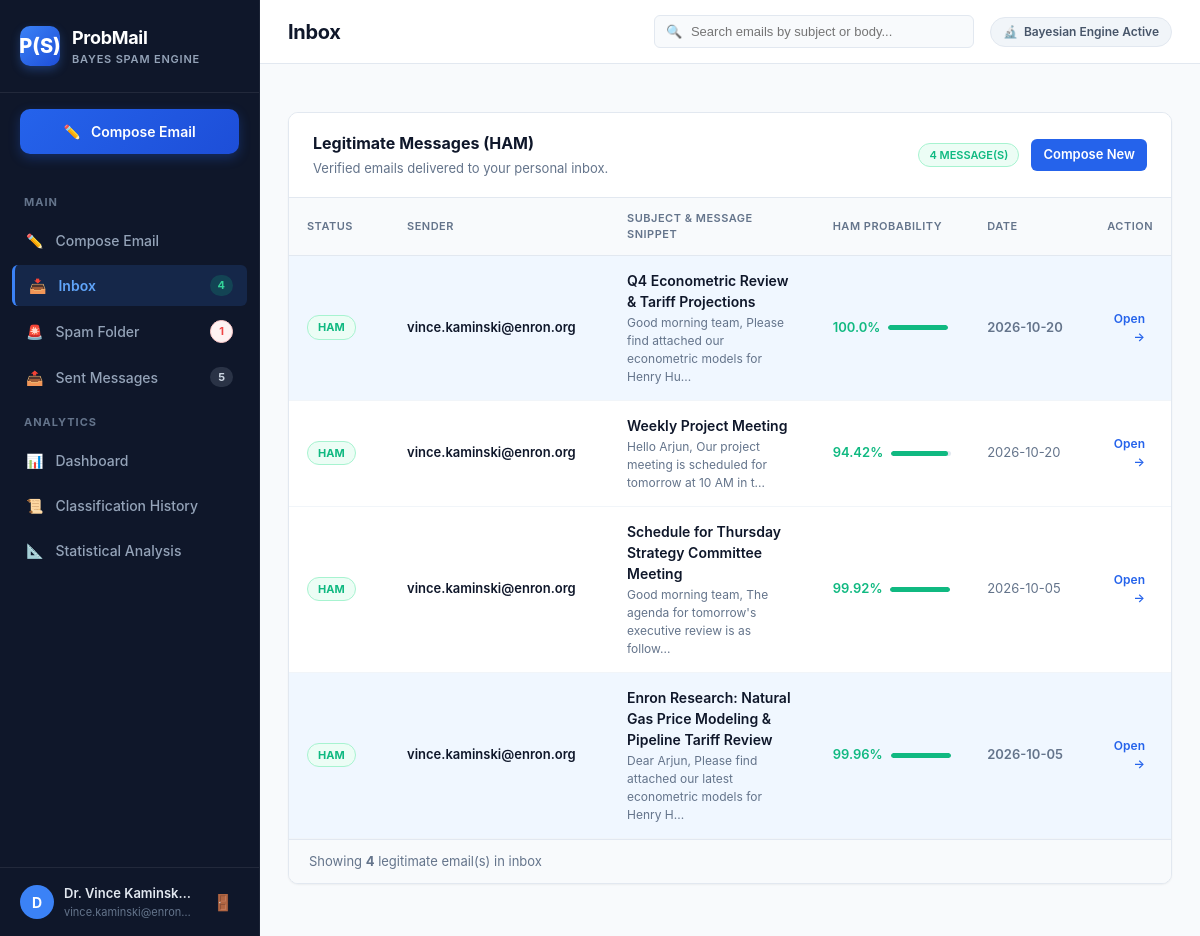
/inbox (signed in), run on the app's committed database.
### tables this page shows
CREATE TABLE users (
        id INTEGER PRIMARY KEY AUTOINCREMENT,
        name TEXT NOT NULL,
        email TEXT UNIQUE NOT NULL,
        password TEXT NOT NULL,
        created_at TIMESTAMP DEFAULT CURRENT_TIMESTAMP
    );

CREATE TABLE emails (
        id INTEGER PRIMARY KEY AUTOINCREMENT,
        sender_id INTEGER NOT NULL,
        receiver_id INTEGER NOT NULL,
        sender_email TEXT NOT NULL,
        receiver_email TEXT NOT NULL,
        subject TEXT NOT NULL,
        body TEXT NOT NULL,
        prediction TEXT NOT NULL,
        spam_probability REAL NOT NULL,
        ham_probability REAL NOT NULL,
        folder TEXT NOT NULL,
        is_read INTEGER DEFAULT 0,
        indicators_json TEXT DEFAULT '[]',
        top_words_json TEXT DEFAULT '[]',
        created_at TIMESTAMP DEFAULT CURRENT_TIMESTAMP,
        FOREIGN KEY (sender_id) REFERENCES users (id) ON DELETE CASCADE,
        FOREIGN KEY (receiver_id) REFERENCES users (id) ON DELETE CASCADE
    );

### app.py (the view)
@app.route("/inbox")
@login_required
def inbox():
    user_id = session["user_id"]
    query = request.args.get("q", "")
    emails = EmailModel.get_emails_for_user(user_id, folder="inbox", search_query=query)
    return render_template("inbox.html", active_page="inbox", emails=emails, search_query=query)

### app.py (called while the page is built, shortened)
def verify_auth_token(token):
    if not token:
        return None
    try:
        data = AUTH_SERIALIZER.loads(token)
        return data.get("user_id")
    except Exception:
        return None

@app.before_request
def check_token_auth():
    token = request.args.get("token") or request.cookies.get("probmail_token") or request.headers.get("X-Auth-Token")
    if token:
        uid = verify_auth_token(token)
        if uid:
            user = UserModel.get_by_id(uid)
            if user:
                session["user_id"] = user["id"]
                session["user_name"] = user["name"]
                session["user_email"] = user["email"]
                session["auth_token"] = token
                session.permanent = True

def login_required(f):
    @wraps(f)
    def decorated_function(*args, **kwargs):
        return f(*args, **kwargs)
    return decorated_function

@app.context_processor
def inject_global_data():
    if "user_id" in session:
        user_id = session["user_id"]
        counts = EmailModel.get_folder_counts(user_id)
        token = session.get("auth_token") or generate_auth_token(user_id)
        return {
            "folder_counts": counts,
            "current_user_id": user_id,
            "current_user_name": session.get("user_name", "Student"),
            "current_user_email": session.get("user_email", ""),
            "auth_token": token
        }
    return {"folder_counts": None, "auth_token": ""}

### database.py (called while the page is built)
def get_db():
    conn = sqlite3.connect(DB_PATH)
    conn.row_factory = sqlite3.Row
    conn.execute("PRAGMA foreign_keys = ON")
    return conn

### models.py (called while the page is built)
    @staticmethod
    def get_by_id(user_id):
        conn = get_db()
        cursor = conn.cursor()
        cursor.execute("SELECT id, name, email, created_at FROM users WHERE id = ?", (user_id,))
        row = cursor.fetchone()
        conn.close()
        return dict(row) if row else None

### templates/inbox.html (shortened to what this page needs)
{% extends "base.html" %}
{% block page_title %}Inbox{% endblock %}
{% block content %}
<div class="card">
    <div class="card-header" style="display: flex; justify-content: space-between; align-items: center; flex-wrap: wrap; gap: 12px;">
        <div>
            <h2 class="card-title">Legitimate Messages (HAM)</h2>
            <p class="card-subtitle">Verified emails delivered to your personal inbox.</p>
        </div>
        <div class="mailbox-meta-right">
            <span class="badge-status-ham font-semibold">{{ emails|length }} Message(s)</span>
            <a href="{{ url_for('compose_email') }}" class="btn-primary btn-sm">
                <span>Compose New</span>
            </a>
        </div>
    </div>
    <div class="card-body p-0">
        {% if emails %}
        <div class="table-responsive">
            <table class="app-table">
                <thead>
                    <tr>
                        <th style="width: 100px;">Status</th>
                        <th style="width: 220px;">Sender</th>
                        <th>Subject & Message Snippet</th>
                        <th style="width: 140px;">Ham Probability</th>
                        <th style="width: 110px;">Date</th>
                        <th style="width: 90px; text-align: right;">Action</th>
                    </tr>
                </thead>
                <tbody>
                    {% for email in emails %}
                    <tr class="table-row-clickable {% if not email.is_read %}row-unread{% endif %}" onclick="window.location.href='{{ url_for('view_email', email_id=email.id) }}'">
                        <td>
                            <span class="badge-status-ham">HAM</span>
                        </td>
                        <td class="text-sm font-semibold text-truncate" style="max-width: 220px;" title="{{ email.sender_email }}">
                            {{ email.sender_email }}
                        </td>
                        <td>
                            <div class="table-subject">{{ email.subject }}</div>
                            <div class="table-snippet">{{ email.body[:75] }}...</div>
                        </td>
                        <td>
                            <div class="prob-mini-box">
                                <span class="text-ham font-semibold text-sm">{{ email.ham_probability }}%</span>
                                <div class="progress-track" style="height: 5px; width: 60px;">
                                    <div class="progress-bar bar-ham" style="width: {{ email.ham_probability }}%;"></div>
                                </div>
                            </div>
                        </td>
                        <td class="text-muted text-sm whitespace-nowrap">
                            {{ email.created_at[:10] }}
                        </td>
                        <td style="text-align: right;">
                            <a href="{{ url_for('view_email', email_id=email.id) }}" class="btn-table-action" onclick="event.stopPropagation();">
                                Open &rarr;
                            </a>
                        </td>
                    </tr>
                    {% endfor %}
                </tbody>
            </table>
        </div>
        <div class="table-footer-bar">
            <span class="text-muted text-sm">Showing <strong>{{ emails|length }}</strong> legitimate email(s) in inbox</span>
        </div>
        {% endif %}
    </div>
</div>
{% endblock %}

### templates/base.html (shortened to what this page needs)
<!DOCTYPE html>
<html lang="en">
<head>
    <link rel="stylesheet" href="{{ url_for('static', filename='css/style.css') }}">
</head>
<body>
    <div class="app-container">
        <aside class="sidebar">
            <div class="sidebar-header">
                <div class="logo-container">
                    <div class="logo-badge">P(S)</div>
                    <div>
                        <div class="logo-title">ProbMail</div>
                        <div class="logo-subtitle">Bayes Spam Engine</div>
                    </div>
                </div>
            </div>
            <div class="compose-cta">
                <a href="{{ url_for('compose_email') }}" class="btn-compose">
                    <span>✏️</span> Compose Email
                </a>
            </div>
            <nav class="sidebar-nav">
                <div class="nav-section-title">Main</div>
                <a href="{{ url_for('compose_email') }}" class="nav-item {% if active_page == 'compose' %}active{% endif %}">
                    <div class="nav-item-left">
                        <span>✏️</span> <span>Compose Email</span>
                    </div>
                </a>
                <a href="{{ url_for('inbox') }}" class="nav-item {% if active_page == 'inbox' %}active{% endif %}">
                    <div class="nav-item-left">
                        <span>📥</span> <span>Inbox</span>
                    </div>
                    {% if folder_counts and folder_counts.inbox_total > 0 %}
                    <span id="sidebarBadgeInbox" class="nav-badge badge-inbox">{{ folder_counts.inbox_total }}</span>
                    {% else %}
                    <span id="sidebarBadgeInbox" class="nav-badge badge-inbox" style="display: none;">0</span>
                    {% endif %}
                </a>
                <a href="{{ url_for('spam_folder') }}" class="nav-item {% if active_page == 'spam' %}active{% endif %}">
                    <div class="nav-item-left">
                        <span>🚨</span> <span>Spam Folder</span>
                    </div>
                    {% if folder_counts and folder_counts.spam_total > 0 %}
                    <span id="sidebarBadgeSpam" class="nav-badge badge-spam">{{ folder_counts.spam_total }}</span>
                    {% else %}
                    <span id="sidebarBadgeSpam" class="nav-badge badge-spam" style="display: none;">0</span>
                    {% endif %}
                </a>
                <a href="{{ url_for('sent_folder') }}" class="nav-item {% if active_page == 'sent' %}active{% endif %}">
                    <div class="nav-item-left">
                        <span>📤</span> <span>Sent Messages</span>
                    </div>
                    {% if folder_counts and folder_counts.sent_total > 0 %}
                    <span id="sidebarBadgeSent" class="nav-badge" style="background: rgba(148, 163, 184, 0.2); color: #cbd5e1;">{{ folder_counts.sent_total }}</span>
                    {% else %}
                    <span id="sidebarBadgeSent" class="nav-badge" style="background: rgba(148, 163, 184, 0.2); color: #cbd5e1; display: none;">0</span>
                    {% endif %}
                </a>
                <div class="nav-section-title">Analytics</div>
                <a href="{{ url_for('dashboard') }}" class="nav-item {% if active_page == 'dashboard' %}active{% endif %}">
                    <div class="nav-item-left">
                        <span>📊</span> <span>Dashboard</span>
                    </div>
                </a>
                <a href="{{ url_for('classification_history') }}" class="nav-item {% if active_page == 'history' %}active{% endif %}">
                    <div class="nav-item-left">
                        <span>📜</span> <span>Classification History</span>
                    </div>
                </a>
                <a href="{{ url_for('statistics_page') }}" class="nav-item {% if active_page == 'statistics' %}active{% endif %}">
                    <div class="nav-item-left">
                        <span>📐</span> <span>Statistical Analysis</span>
                    </div>
                </a>
            </nav>
            <div class="sidebar-footer">
                <div class="user-profile-brief">
                    <div class="user-avatar">{{ (session.get('user_name', 'U'))[0] | upper }}</div>
                    <div>
                        <div class="user-name-small">{{ session.get('user_name', 'User') }}</div>
                        <div class="user-email-small">{{ session.get('user_email', '') }}</div>
                    </div>
                </div>
                <a href="{{ url_for('logout') }}" class="btn-logout" title="Logout">🚪</a>
            </div>
        </aside>
        <main class="main-content">
            <header class="top-navbar">
                <div class="top-navbar-left">
                    <h1 class="page-title">{% block page_title %}Dashboard{% endblock %}</h1>
                </div>
                <div class="top-navbar-right">
                    <div class="search-box-container">
                        <span class="search-icon">🔍</span>
                        <input type="text" id="liveSearchInput" class="search-input" placeholder="Search emails by subject or body..." value="{{ search_query or '' }}">
                    </div>
                    <div class="academic-badge">
                        <span>🔬</span> Bayesian Engine Active
                    </div>
                </div>
            </header>
            <div class="content-body">
                {% block content %}{% endblock %}
            </div>
        </main>
    </div>
</body>
</html>

### data on the page
users: name "D", get "Dr. Vince Kaminsk…", get "vince.kaminski@enron…"
emails: sender_email "vince.kaminski@enron.org", subject "Q4 Econometric Review & Tariff Projections", body "Good morning team, Please find attached our econometric models for Henry Hu", ham_probability "100.0", created_at "2026-10-20"
emails: sender_email "vince.kaminski@enron.org", subject "Weekly Project Meeting", body "Hello Arjun, Our project meeting is scheduled for tomorrow at 10 AM in t", ham_probability "94.42", created_at "2026-10-20"
emails: sender_email "vince.kaminski@enron.org", subject "Schedule for Thursday Strategy Committee Meeting", body "Good morning team, The agenda for tomorrow's executive review is as follow", ham_probability "99.92", created_at "2026-10-05"
emails: sender_email "vince.kaminski@enron.org", subject "Enron Research: Natural Gas Price Modeling & Pipeline Tariff Review", body "Dear Arjun, Please find attached our latest econometric models for Henry H", ham_probability "99.96", created_at "2026-10-05"

### other printed values
{{ folder_counts.inbox_total }} "4"
{{ folder_counts.spam_total }} "1"
{{ folder_counts.sent_total }} "5"
{{ emails|length }} "4"
